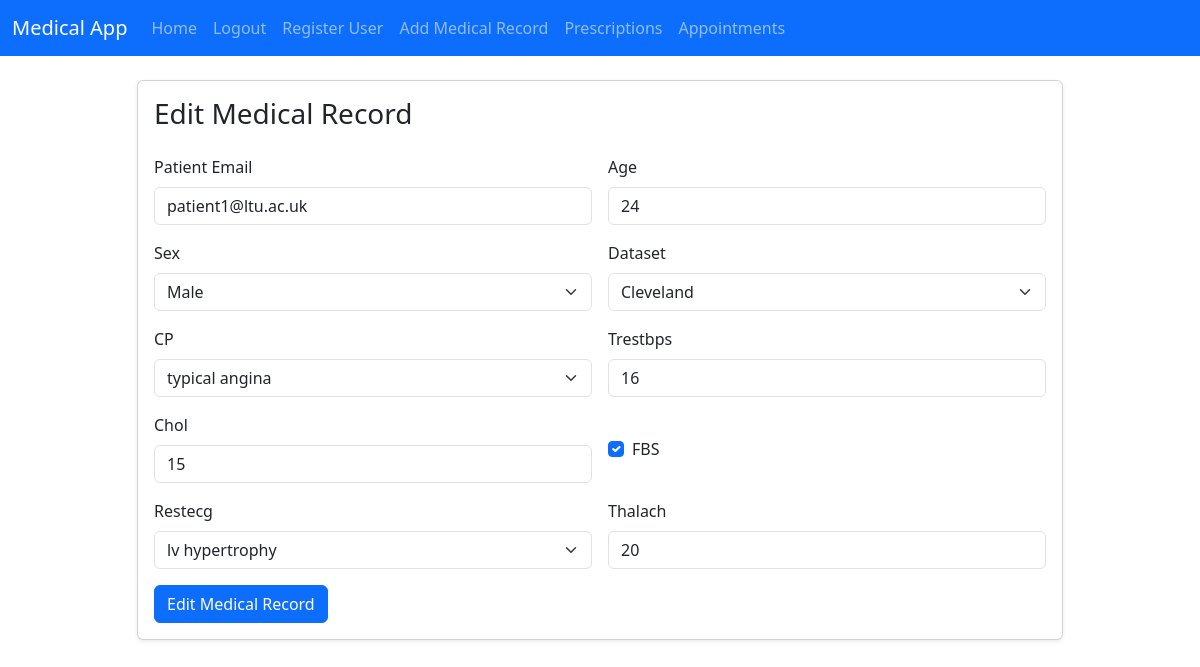
Before: /edit-medical-record/8 (signed in) with the older database file.
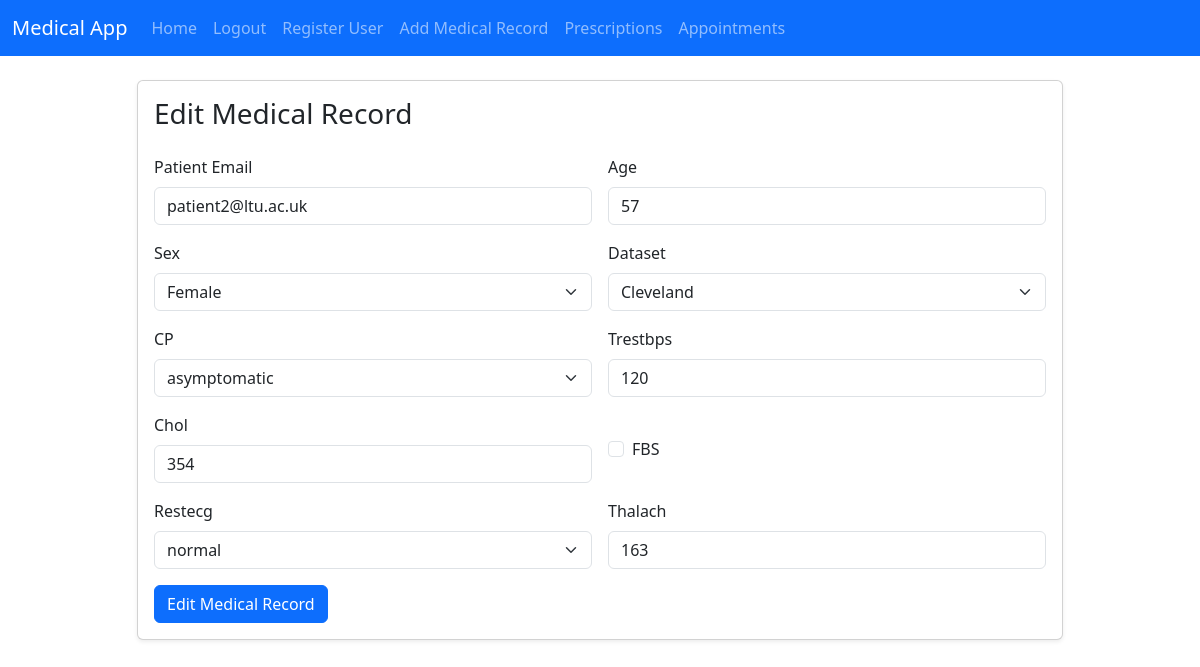
After: the same page with the newer database file.
### models.py (models this page shows)
class MedicalRecord(db.Model):
  id: Mapped[int] = mapped_column(primary_key=True)
  age: Mapped[int] = mapped_column(nullable=False)
  sex: Mapped[str] = mapped_column(nullable=False)
  dataset: Mapped[str] = mapped_column(nullable=False)
  cp: Mapped[str] = mapped_column(nullable=False)
  trestbps: Mapped[int] = mapped_column(nullable=True)
  chol: Mapped[int] = mapped_column(nullable=True)
  fbs: Mapped[bool] = mapped_column(nullable=True)
  restecg: Mapped[str] = mapped_column(nullable=True)
  thalach: Mapped[int] = mapped_column(nullable=True)
  user_id: Mapped[int] = mapped_column(ForeignKey("user.id"))
  user: Mapped["User"] = relationship("User", back_populates="medical_records")

### main.py (the view, shortened to what this page needs)
@app.route("/edit-medical-record/<int:medical_record_id>" , methods=["GET" , "POST"])
@login_required
def edit_medical_record(medical_record_id):
    if current_user.role.name != "admin":
        return "<h1>Role must be admin</h1>"
    medical_record = db.session.get(MedicalRecord, medical_record_id)
    if not medical_record:
        return render_template('404.html' , errors={"error": ["Medical record not found"]})
    return render_template('edit-medical-record.html' , form=MedicalRecordForm(obj=medical_record) , medical_record=medical_record)

### main.py (called while the page is built)
@login_manager.user_loader
def load_user(user_id):
    if user_id is None:
        return None
    try:
        return db.session.get(User, int(user_id))
    except (ValueError, TypeError):
        return None

### templates/edit-medical-record.html (shortened to what this page needs)
{% extends 'base.html' %}
{% block body %}
<div class="row justify-content-center">
    <div class="col-lg-10">
        <div class="card shadow-sm">
            <div class="card-body">
                <h3 class="card-title mb-4">Edit Medical Record</h3>
                <form method="POST" action="{{ url_for('edit_medical_record', medical_record_id=medical_record.id) }}">
                    <div class="row g-3">
                        <div class="col-md-6">
                            {{ form.patient_email.label(class="form-label") }}
                            {{ form.patient_email(class="form-control", value=medical_record.user.email) }}
                        </div>
                        <div class="col-md-6">
                            {{ form.age.label(class="form-label") }}
                            {{ form.age(class="form-control") }}
                        </div>
                        <div class="col-md-6">
                            {{ form.sex.label(class="form-label") }}
                            {{ form.sex(class="form-select") }}
                        </div>
                        <div class="col-md-6">
                            {{ form.dataset.label(class="form-label") }}
                            {{ form.dataset(class="form-select") }}
                        </div>
                        <div class="col-md-6">
                            {{ form.cp.label(class="form-label") }}
                            {{ form.cp(class="form-select") }}
                        </div>
                        <div class="col-md-6">
                            {{ form.trestbps.label(class="form-label") }}
                            {{ form.trestbps(class="form-control") }}
                        </div>
                        <div class="col-md-6">
                            {{ form.chol.label(class="form-label") }}
                            {{ form.chol(class="form-control") }}
                        </div>
                        <div class="col-md-6">
                            <div class="form-check mt-4">
                                {{ form.fbs(class="form-check-input") }}
                                {{ form.fbs.label(class="form-check-label") }}
                            </div>
                        </div>
                        <div class="col-md-6">
                            {{ form.restecg.label(class="form-label") }}
                            {{ form.restecg(class="form-select") }}
                        </div>
                        <div class="col-md-6">
                            {{ form.thalach.label(class="form-label") }}
                            {{ form.thalach(class="form-control") }}
                        </div>
                        <div class="col-12">
                            {{ form.submit(class="btn btn-primary", value="Edit Medical Record") }}
                        </div>
                    </div>
                </form>
            </div>
        </div>
    </div>
</div>
{% endblock %}

Changed rows visible on the page:
changed MedicalRecord "Cleveland": age "24" → "57"; sex "Male" → "Female"; cp "typical angina" → "asymptomatic"; trestbps "16" → "120"; chol "15" → "354"; fbs "☑" → "☐"; restecg "lv hypertrophy" → "normal"; thalach "20" → "163"
Other visible differences:
form field patient_email: "patient1@ltu.ac.uk" → "patient2@ltu.ac.uk"
